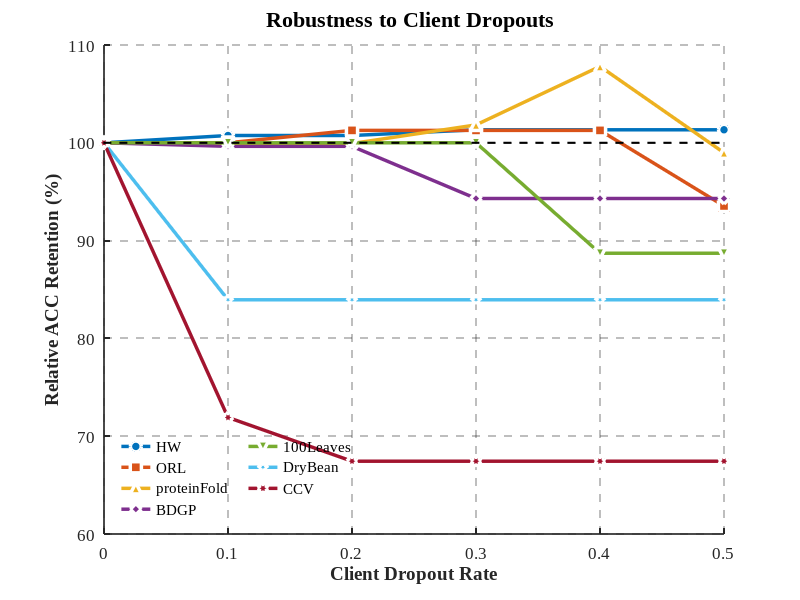

The MATLAB script that drew this image:
clear; clc; close all;

% 1. 你的真实数据
dropout_rates = [0, 0.1, 0.2, 0.3, 0.4, 0.5];
acc_data = [
    97.73, 98.46, 98.46, 99.03, 99.03, 99.03;  % HW
    81.14, 81.14, 82.17, 82.17, 82.17, 75.90;  % ORL
    53.01, 52.97, 52.97, 53.98, 57.15, 52.47;  % proteinFold
    80.43, 80.14, 80.14, 75.85, 75.85, 75.85;  % BDGP
    81.21, 81.21, 81.21, 81.21, 72.04, 72.04;  % 100Leaves
    88.78, 74.53, 74.53, 74.53, 74.53, 74.53;  % DryBean
    54.98, 39.54, 37.08, 37.08, 37.08, 37.08   % CCV
];

datasets = {'HW', 'ORL', 'proteinFold', 'BDGP', '100Leaves', 'DryBean', 'CCV'};
num_datasets = length(datasets);

% 2. 计算相对性能保留率 (Relative Retention)
relative_acc = (acc_data ./ acc_data(:, 1)) * 100;

% 3. 绘图设置
figure('Position', [100, 100, 750, 550], 'Color', 'w');
hold on;

% 提取高对比度的颜色和标记
colors = lines(num_datasets); 
markers = {'o', 's', '^', 'd', 'v', 'p', 'h'};

% 循环绘制每一条线
h = zeros(1, num_datasets);
for i = 1:num_datasets
    h(i) = plot(dropout_rates, relative_acc(i, :), ...
        'LineStyle', '-', ...
        'LineWidth', 2.5, ...               
        'Color', colors(i,:), ...
        'Marker', markers{i}, ...
        'MarkerSize', 8, ...
        'MarkerFaceColor', colors(i,:), ... 
        'MarkerEdgeColor', 'w');            
end

% 4. 坐标轴与排版精修
set(gca, 'FontSize', 12, 'FontName', 'Times New Roman', 'LineWidth', 1.2);
xlabel('Client Dropout Rate', 'FontSize', 14, 'FontWeight', 'bold');
ylabel('Relative ACC Retention (%)', 'FontSize', 14, 'FontWeight', 'bold');
title('Robustness to Client Dropouts ', 'FontSize', 16, 'FontWeight', 'bold');

% 【核心修改】：根据你的真实数据，放宽 Y 轴范围
xlim([0, 0.5]);
ylim([60, 110]); 
xticks(dropout_rates);
yticks(60:10:110);

% 画一条 100% 的参考虚线，凸显 proteinFold 的“逆势上涨”
plot([-0.1, 0.6], [100, 100], 'k--', 'LineWidth', 1.5, 'HandleVisibility', 'off');

% 添加网格线
grid on;
set(gca, 'GridLineStyle', '--', 'GridAlpha', 0.3);

% 将图例放在左下角（因为你的数据在右侧普遍下降，左下角比较空）
lgd = legend(h, datasets, 'Location', 'southwest', 'NumColumns', 2);
set(lgd, 'FontSize', 11, 'FontName', 'Times New Roman', 'Box', 'off');

hold off;
